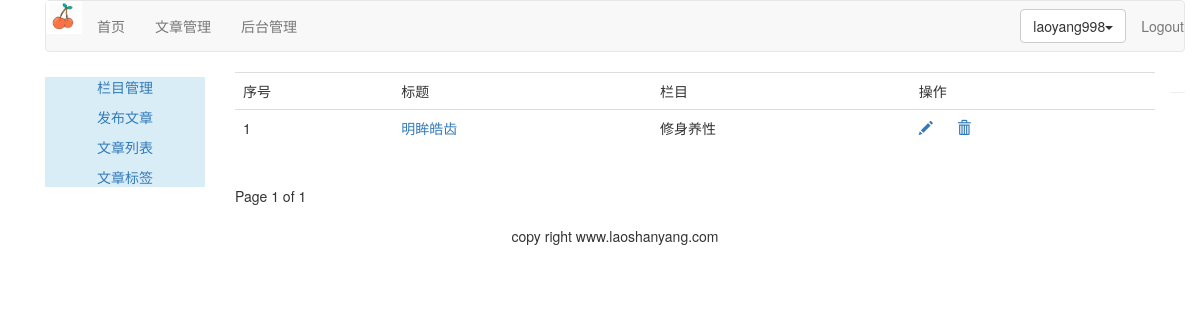
Page /article/article_list (signed in) on the earlier database version.
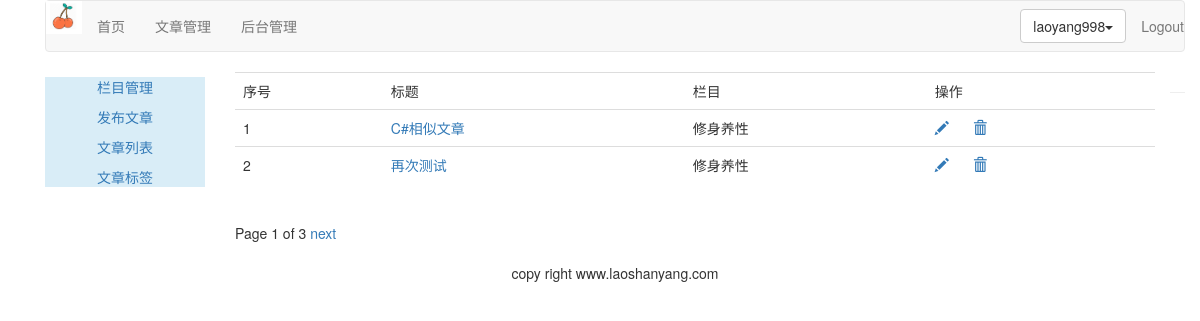
Same page on the later database version.
### article/models.py (models this page shows, shortened)
class ArticlePost(models.Model):
    author = models.ForeignKey(User, related_name='article', on_delete=models.CASCADE)
    title = models.CharField(max_length=200)
    slug = models.SlugField(max_length=500)
    column = models.ForeignKey(ArticleColumn, related_name='article_colum', on_delete=models.CASCADE)
    body = models.TextField()
    created = models.DateTimeField(default=timezone.now)
    update = models.DateTimeField(auto_now=True)
    users_like = models.ManyToManyField(User, related_name='articles_like', blank=True)
    article_views = models.IntegerField(default=0)
    article_tag=models.ManyToManyField(ArticleTag,related_name='article_tag',blank=True)
    class Meta:
        ordering = ('-update',)
        index_together = (('id', 'slug'),)
    def get_absolute_url(self):
        return reverse("article:article_detail", args=[self.id, self.slug])

class ArticleColumn(models.Model):
    user = models.ForeignKey(User, related_name='article_column', on_delete=models.CASCADE)
    column = models.CharField(max_length=200)
    create = models.DateField(auto_now_add=True)
    def __str__(self):
        return self.column

### article/views.py (the view)
# urls.py: path('article_list', views.article_list, name='article_list'),
@login_required(login_url='/account')
def article_list(request):
    articles_list = ArticlePost.objects.filter(author=request.user)
    pageinator = Paginator(articles_list, 2)  # 创建分页对象，每页最多2条记录
    page = request.GET.get('page')  # 获取浏览器请求参数page的值
    try:
        current_page = pageinator.page(page)
        articles = current_page.object_list
    except PageNotAnInteger:
        current_page = pageinator.page(1)
        articles = current_page.object_list
    except EmptyPage:
        current_page = pageinator.page(pageinator.num_pages)
        articles = current_page.object_list
    return render(request, 'article/column/article_list.html', {'articles': articles,
                                                                'page': current_page})

### templates/article/column/article_list.html (shortened to what this page needs)
{% extends 'article/base.html' %}
{% load staticfiles %}
{% block content %}
    <div>
        <table class="table table-hover">
            <tr>
                <td>序号</td>
                <td>标题</td>
                <td>栏目</td>
                <td>操作</td>
            </tr>
            {% for article in articles %}
                <tr id="{{ article.id }} ">
                    <td>{{ forloop.counter }}</td>
                    <td><a href="{{ article.get_absolute_url }}">{{ article.title }}</a></td>
                    <td>{{ article.column }}</td>
                    <td>
                        <a name="edit" href="{% url 'article:rdit_article' article.id %}">
                            <span class="glyphicon glyphicon-pencil"></span></a>
                        <a name="delete" href="javascript:" onclick="del_article(this,{{ article.id }})">
                            <span class="glyphicon glyphicon-trash" style="margin-left:20px;"></span>
                        </a>
                    </td>
                </tr>
            {% endfor %}
        </table>
    {% include 'paginator.html' %}
    </div>
{% endblock %}

### templates/article/base.html (shortened to what this page needs)
{% load staticfiles %}
<!DOCTYPE html>
<html lang="en">
<head>
    <link rel="stylesheet" href="{% static 'css/bootstrap.css' %}"/>
</head>
<body>
<div class="container">
    {% include 'article/header.html' %}
    <div class="col-md-2">
        {% include 'article/leftlider.html' %}
    </div>
    <div class="col-md-10">
        {% block content %}
        {% endblock %}
    </div>
    {% include 'footer.html' %}
</div>
</body>
</html>

### templates/article/header.html (shortened to what this page needs)
{% load staticfiles %}
<div class="container">
    <nav class="navbar navbar-default" role="navigation">
        <div class="navbar-header">
            <img width="36" src="{% static 'images/logo.png' %}"/>
        </div>
        <div>
            <ul class="nav navbar-nav" role="tablist">
                <li><a href="{% url 'blog_title' %}">首页</a></li>
                <li><a href="{% url 'article:article_column' %}">文章管理</a></li>
                <li><a href="{% url 'article:article_column' %}">后台管理</a></li>
            </ul>
            <ul class="nav navbar-nav navbar-right">
                {% if user.is_authenticated %}
                    <li>
                        <div class="dropdown" style="margin-top:8px">
                            <button class="btn btn-default dropdown-toggle" type="button" id="dropdownMenu"
                                    data-toggle="dropdown">{{ user.username }}<span class="caret"></span></button>
                        </div>
                    </li>
                    <li><a href="{% url 'account:logout' %}">Logout</a></li>
                {% else %}
                    <li><a href="{% url 'account:login' %}">LOGIN</a></li>
                {% endif %}
            </ul>
        </div>
    </nav>
</div>

### templates/article/leftlider.html
<div class="bg-info">
    <div class="text-center" style="margin-top:5px">
        <p><a href="{% url 'article:article_column' %}">栏目管理</a></p>
        <p><a href="{% url 'article:article_post' %}">发布文章</a></p>
        <p><a href="{% url 'article:article_list' %}">文章列表</a></p>
        <p><a href="{% url 'article:article_tag' %}">文章标签</a></p>
    </div>
</div>

### templates/paginator.html (shortened to what this page needs)
<div class="pagination">
    <span class="step-links">
        <span class="current">
     Page {{ page.number }} of {{ page.paginator.num_pages }}
    </span>
    {% if page.has_next %}
        <a href="?page={{ page.next_page_number }}">next</a>
    {% endif %}
    </span>
</div>

### templates/footer.html
<div class="container">
    <hr>
    <p class="text-center"> copy right www.laoshanyang.com</p>
</div>

Differences in the rows shown:
no longer on this page (row edited): ArticlePost: title "明眸皓齿", column "修身养性"
added ArticlePost: title "C#相似文章", column "修身养性"
added ArticlePost: title "再次测试", column "修身养性"
Other differences:
{{ page.paginator.num_pages }}: "1" → "3"
text now shown: "next"
